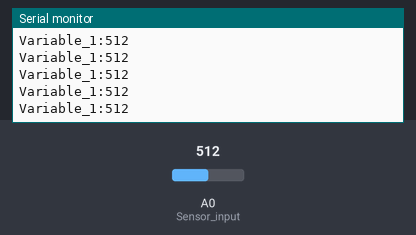
A sketch run on a simulated Arduino Uno, built with avr-gcc and run on an emulated ATmega328P. Shown: the last lines printed to the serial monitor. The test bench sets the inputs (shaded band); at power-on: A0 (Sensor_input) = 512.

Above: at 1.2 s.
1.3 s: A0 (Sensor_input) set to 716
At 1.31 s:
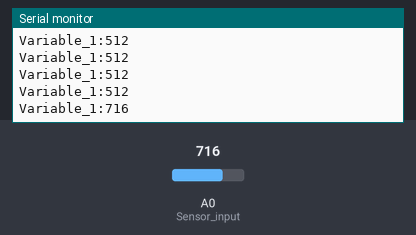
2.8 s: A0 (Sensor_input) set to 900
At 2.82 s:
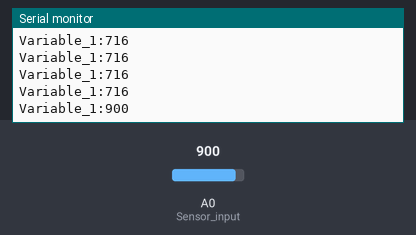
Timing chart, 0 to 5.8 s (numbered marks = the images above; inputs shaded):
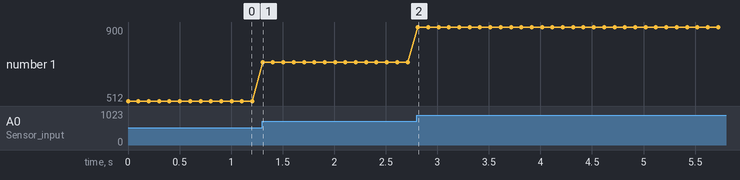

The sketch:

AQI_plotter.ino
```cpp
int Sensor_input = 14;    /*Digital pin 5 for sensor input*/
int airq_input = 0;
void setup() {
  Serial.begin(115200);  /*baud rate for serial communication*/
}
void loop()
{
  int airq_input = analogRead(Sensor_input);
  Serial.print("Variable_1:");
  Serial.println(airq_input);
  delay(100);
}  
```

Measured:
- after the input at 1.3 s, the serial monitor: prints a new line at once (image 1)
- after the input at 2.8 s, the serial monitor: prints a new line at once (image 2)
- plotted number 1: 512 → 716 after the input at 1.3 s, 716 → 900 after the input at 2.8 s
